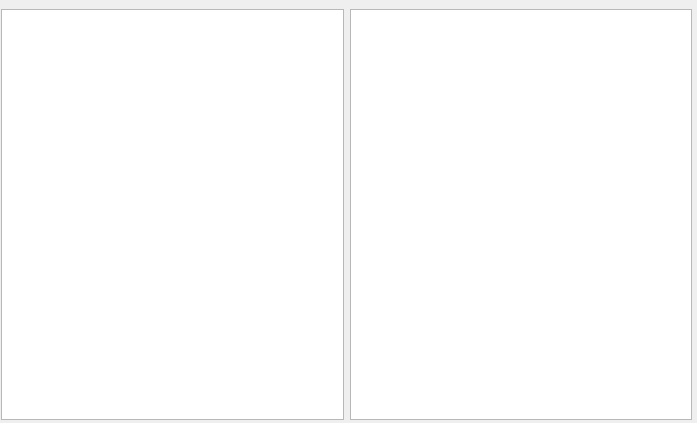
<?xml version="1.0" encoding="UTF-8"?>
<ui version="4.0">
 <class>Dialog</class>
 <widget class="QDialog" name="Dialog">
  <property name="geometry">
   <rect>
    <x>0</x>
    <y>0</y>
    <width>697</width>
    <height>423</height>
   </rect>
  </property>
  <property name="windowTitle">
   <string>Shell Game</string>
  </property>
  <widget class="QWidget" name="horizontalLayoutWidget">
   <property name="geometry">
    <rect>
     <x>1</x>
     <y>9</y>
     <width>691</width>
     <height>411</height>
    </rect>
   </property>
   <layout class="QHBoxLayout" name="horizontalLayout">
    <item>
     <widget class="QTextBrowser" name="challengeText"/>
    </item>
    <item>
     <widget class="QTextBrowser" name="consoleText"/>
    </item>
   </layout>
  </widget>
 </widget>
 <resources/>
 <connections/>
</ui>
